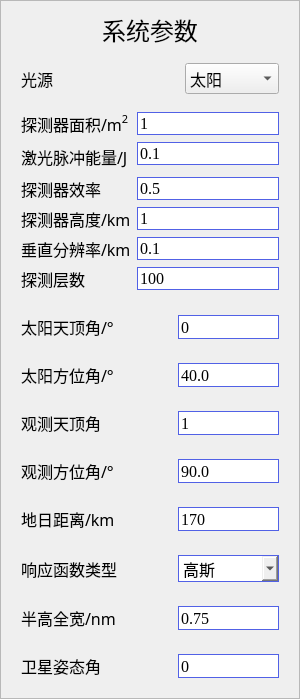
     <widget class="QFrame" name="frame_2">
      <property name="sizePolicy">
       <sizepolicy hsizetype="Expanding" vsizetype="Expanding">
        <horstretch>0</horstretch>
        <verstretch>0</verstretch>
       </sizepolicy>
      </property>
      <property name="frameShape">
       <enum>QFrame::StyledPanel</enum>
      </property>
      <property name="frameShadow">
       <enum>QFrame::Raised</enum>
      </property>
      <layout class="QVBoxLayout" name="verticalLayout_2">
       <item>
        <widget class="QLabel" name="label_2">
         <property name="sizePolicy">
          <sizepolicy hsizetype="Preferred" vsizetype="Expanding">
           <horstretch>0</horstretch>
           <verstretch>0</verstretch>
          </sizepolicy>
         </property>
         <property name="font">
          <font>
           <family>微软雅黑</family>
           <pointsize>18</pointsize>
          </font>
         </property>
         <property name="layoutDirection">
          <enum>Qt::LeftToRight</enum>
         </property>
         <property name="text">
          <string>系统参数</string>
         </property>
         <property name="alignment">
          <set>Qt::AlignCenter</set>
         </property>
        </widget>
       </item>
       <item>
        <widget class="QWidget" name="widget_25" native="true">
         <property name="sizePolicy">
          <sizepolicy hsizetype="Expanding" vsizetype="Expanding">
           <horstretch>0</horstretch>
           <verstretch>0</verstretch>
          </sizepolicy>
         </property>
         <property name="styleSheet">
          <string notr="true">border-color: rgb(170, 0, 0);</string>
         </property>
         <layout class="QVBoxLayout" name="verticalLayout_7">
          <property name="spacing">
           <number>0</number>
          </property>
          <property name="leftMargin">
           <number>0</number>
          </property>
          <property name="topMargin">
           <number>0</number>
          </property>
          <property name="rightMargin">
           <number>0</number>
          </property>
          <property name="bottomMargin">
           <number>0</number>
          </property>
          <item>
           <widget class="QWidget" name="widget_26" native="true">
            <layout class="QHBoxLayout" name="horizontalLayout_22">
             <item>
              <widget class="QLabel" name="label_105">
               <property name="sizePolicy">
                <sizepolicy hsizetype="Expanding" vsizetype="Expanding">
                 <horstretch>0</horstretch>
                 <verstretch>0</verstretch>
                </sizepolicy>
               </property>
               <property name="font">
                <font>
                 <family>微软雅黑</family>
                 <pointsize>12</pointsize>
                 <weight>50</weight>
                 <italic>false</italic>
                 <bold>false</bold>
                </font>
               </property>
               <property name="styleSheet">
                <string notr="true">color:rgb(0, 0, 0);
</string>
               </property>
               <property name="text">
                <string>光源</string>
               </property>
               <property name="textFormat">
                <enum>Qt::AutoText</enum>
               </property>
              </widget>
             </item>
             <item>
              <widget class="QComboBox" name="comboBox_6">
               <property name="font">
                <font>
                 <family>微软雅黑</family>
                 <pointsize>12</pointsize>
                </font>
               </property>
               <item>
                <property name="text">
                 <string>太阳</string>
                </property>
               </item>
               <item>
                <property name="text">
                 <string>主动光源</string>
                </property>
               </item>
              </widget>
             </item>
            </layout>
           </widget>
          </item>
          <item>
           <widget class="QWidget" name="widget_14" native="true">
            <layout class="QGridLayout" name="gridLayout_2">
             <item row="4" column="0" colspan="2">
              <widget class="QLabel" name="label_11">
               <property name="font">
                <font>
                 <family>微软雅黑</family>
                 <pointsize>12</pointsize>
                </font>
               </property>
               <property name="text">
                <string>探测器高度/km</string>
               </property>
              </widget>
             </item>
             <item row="1" column="0" rowspan="2" colspan="2">
              <widget class="QLabel" name="label_9">
               <property name="font">
                <font>
                 <family>微软雅黑</family>
                 <pointsize>12</pointsize>
                </font>
               </property>
               <property name="text">
                <string>激光脉冲能量/J</string>
               </property>
              </widget>
             </item>
             <item row="5" column="2">
              <widget class="QLineEdit" name="lineEdit_5">
               <property name="font">
                <font>
                 <family>Times New Roman</family>
                 <pointsize>12</pointsize>
                 <weight>50</weight>
                 <italic>false</italic>
                 <bold>false</bold>
                </font>
               </property>
               <property name="styleSheet">
                <string notr="true">border-style: outset; 
border-width: 1px; 
border-style:solid;
border-color: rgb(81,97,230);</string>
               </property>
               <property name="text">
                <string>0.1</string>
               </property>
              </widget>
             </item>
             <item row="6" column="2">
              <widget class="QLineEdit" name="lineEdit_6">
               <property name="font">
                <font>
                 <family>Times New Roman</family>
                 <pointsize>12</pointsize>
                 <weight>50</weight>
                 <italic>false</italic>
                 <bold>false</bold>
                </font>
               </property>
               <property name="styleSheet">
                <string notr="true">border-style: outset; 
border-width: 1px; 
border-style:solid;
border-color: rgb(81,97,230);</string>
               </property>
               <property name="text">
                <string>100</string>
               </property>
              </widget>
             </item>
             <item row="4" column="2">
              <widget class="QLineEdit" name="lineEdit_4">
               <property name="font">
                <font>
                 <family>Times New Roman</family>
                 <pointsize>12</pointsize>
                 <weight>50</weight>
                 <italic>false</italic>
                 <bold>false</bold>
                </font>
               </property>
               <property name="styleSheet">
                <string notr="true">border-style: outset; 
border-width: 1px; 
border-style:solid;
border-color: rgb(81,97,230);</string>
               </property>
               <property name="text">
                <string>1</string>
               </property>
              </widget>
             </item>
             <item row="0" column="0" colspan="2">
              <widget class="QLabel" name="label_8">
               <property name="font">
                <font>
                 <family>微软雅黑</family>
                 <pointsize>12</pointsize>
                </font>
               </property>
               <property name="text">
                <string>&lt;html&gt;&lt;head/&gt;&lt;body&gt;&lt;p&gt;探测器面积/m&lt;span style=&quot; vertical-align:super;&quot;&gt;2&lt;/span&gt;&lt;/p&gt;&lt;/body&gt;&lt;/html&gt;</string>
               </property>
              </widget>
             </item>
             <item row="1" column="2">
              <widget class="QLineEdit" name="lineEdit">
               <property name="font">
                <font>
                 <family>Times New Roman</family>
                 <pointsize>12</pointsize>
                 <weight>50</weight>
                 <italic>false</italic>
                 <bold>false</bold>
                </font>
               </property>
               <property name="styleSheet">
                <string notr="true">border-style: outset; 
border-width: 1px; 
border-style:solid;
border-color: rgb(81,97,230);</string>
               </property>
               <property name="text">
                <string>0.1</string>
               </property>
              </widget>
             </item>
             <item row="5" column="0" colspan="2">
              <widget class="QLabel" name="label_12">
               <property name="font">
                <font>
                 <family>微软雅黑</family>
                 <pointsize>12</pointsize>
                </font>
               </property>
               <property name="text">
                <string>垂直分辨率/km</string>
               </property>
              </widget>
             </item>
             <item row="6" column="0" colspan="2">
              <widget class="QLabel" name="label_13">
               <property name="font">
                <font>
                 <family>微软雅黑</family>
                 <pointsize>12</pointsize>
                </font>
               </property>
               <property name="text">
                <string>探测层数</string>
               </property>
              </widget>
             </item>
             <item row="0" column="2">
              <widget class="QLineEdit" name="lineEdit_2">
               <property name="font">
                <font>
                 <family>Times New Roman</family>
                 <pointsize>12</pointsize>
                 <weight>50</weight>
                 <italic>false</italic>
                 <bold>false</bold>
                </font>
               </property>
               <property name="styleSheet">
                <string notr="true">border-style: outset; 
border-width: 1px; 
border-style:solid;
border-color: rgb(81,97,230);</string>
               </property>
               <property name="text">
                <string>1</string>
               </property>
              </widget>
             </item>
             <item row="3" column="0">
              <widget class="QLabel" name="label_10">
               <property name="font">
                <font>
                 <family>微软雅黑</family>
                 <pointsize>12</pointsize>
                </font>
               </property>
               <property name="text">
                <string>探测器效率</string>
               </property>
              </widget>
             </item>
             <item row="3" column="2">
              <widget class="QLineEdit" name="lineEdit_3">
               <property name="font">
                <font>
                 <family>Times New Roman</family>
                 <pointsize>12</pointsize>
                 <weight>50</weight>
                 <italic>false</italic>
                 <bold>false</bold>
                </font>
               </property>
               <property name="styleSheet">
                <string notr="true">border-style: outset; 
border-width: 1px; 
border-style:solid;
border-color: rgb(81,97,230);</string>
               </property>
               <property name="text">
                <string>0.5</string>
               </property>
              </widget>
             </item>
            </layout>
           </widget>
          </item>
         </layout>
        </widget>
       </item>
       <item>
        <widget class="QWidget" name="widget_8" native="true">
         <property name="sizePolicy">
          <sizepolicy hsizetype="Expanding" vsizetype="Expanding">
           <horstretch>0</horstretch>
           <verstretch>0</verstretch>
          </sizepolicy>
         </property>
         <layout class="QHBoxLayout" name="horizontalLayout_8" stretch="3,2">
          <item>
           <widget class="QLabel" name="label_85">
            <property name="sizePolicy">
             <sizepolicy hsizetype="Expanding" vsizetype="Expanding">
              <horstretch>0</horstretch>
              <verstretch>0</verstretch>
             </sizepolicy>
            </property>
            <property name="font">
             <font>
              <family>微软雅黑</family>
              <pointsize>12</pointsize>
              <weight>50</weight>
              <italic>false</italic>
              <bold>false</bold>
             </font>
            </property>
            <property name="styleSheet">
             <string notr="true">color:rgb(0, 0, 0);
</string>
            </property>
            <property name="text">
             <string>太阳天顶角/°</string>
            </property>
            <property name="textFormat">
             <enum>Qt::AutoText</enum>
            </property>
           </widget>
          </item>
          <item>
           <widget class="QLineEdit" name="lineEdit_45">
            <property name="enabled">
             <bool>true</bool>
            </property>
            <property name="sizePolicy">
             <sizepolicy hsizetype="Expanding" vsizetype="Expanding">
              <horstretch>0</horstretch>
              <verstretch>0</verstretch>
             </sizepolicy>
            </property>
            <property name="minimumSize">
             <size>
              <width>0</width>
              <height>0</height>
             </size>
            </property>
            <property name="maximumSize">
             <size>
              <width>16777215</width>
              <height>16777215</height>
             </size>
            </property>
            <property name="font">
             <font>
              <family>Times New Roman</family>
              <pointsize>12</pointsize>
              <weight>50</weight>
              <italic>false</italic>
              <bold>false</bold>
             </font>
            </property>
            <property name="styleSheet">
             <string notr="true">border-style: outset; 
border-width: 1px; 
border-style:solid;
border-color: rgb(81,97,230);</string>
            </property>
            <property name="text">
             <string>0</string>
            </property>
           </widget>
          </item>
         </layout>
        </widget>
       </item>
       <item>
        <widget class="QWidget" name="widget_9" native="true">
         <property name="sizePolicy">
          <sizepolicy hsizetype="Expanding" vsizetype="Expanding">
           <horstretch>0</horstretch>
           <verstretch>0</verstretch>
          </sizepolicy>
         </property>
         <layout class="QHBoxLayout" name="horizontalLayout_9" stretch="3,2">
          <item>
           <widget class="QLabel" name="label_89">
            <property name="sizePolicy">
             <sizepolicy hsizetype="Expanding" vsizetype="Expanding">
              <horstretch>0</horstretch>
              <verstretch>0</verstretch>
             </sizepolicy>
            </property>
            <property name="font">
             <font>
              <family>微软雅黑</family>
              <pointsize>12</pointsize>
              <weight>50</weight>
              <italic>false</italic>
              <bold>false</bold>
             </font>
            </property>
            <property name="styleSheet">
             <string notr="true">color:rgb(0, 0, 0);
</string>
            </property>
            <property name="text">
             <string>太阳方位角/°</string>
            </property>
            <property name="textFormat">
             <enum>Qt::AutoText</enum>
            </property>
           </widget>
          </item>
          <item>
           <widget class="QLineEdit" name="lineEdit_42">
            <property name="enabled">
             <bool>true</bool>
            </property>
            <property name="sizePolicy">
             <sizepolicy hsizetype="Expanding" vsizetype="Expanding">
              <horstretch>0</horstretch>
              <verstretch>0</verstretch>
             </sizepolicy>
            </property>
            <property name="minimumSize">
             <size>
              <width>0</width>
              <height>0</height>
             </size>
            </property>
            <property name="maximumSize">
             <size>
              <width>16777215</width>
              <height>16777215</height>
             </size>
            </property>
            <property name="font">
             <font>
              <family>Times New Roman</family>
              <pointsize>12</pointsize>
             </font>
            </property>
            <property name="styleSheet">
             <string notr="true">border-style: outset; 
border-width: 1px; 
border-style:solid;
border-color: rgb(81,97,230);</string>
            </property>
            <property name="text">
             <string>40.0</string>
            </property>
           </widget>
          </item>
         </layout>
        </widget>
       </item>
       <item>
        <widget class="QWidget" name="widget_10" native="true">
         <property name="sizePolicy">
          <sizepolicy hsizetype="Expanding" vsizetype="Expanding">
           <horstretch>0</horstretch>
           <verstretch>0</verstretch>
          </sizepolicy>
         </property>
         <layout class="QHBoxLayout" name="horizontalLayout_10" stretch="3,2">
          <item>
           <widget class="QLabel" name="label_90">
            <property name="sizePolicy">
             <sizepolicy hsizetype="Expanding" vsizetype="Expanding">
              <horstretch>0</horstretch>
              <verstretch>0</verstretch>
             </sizepolicy>
            </property>
            <property name="font">
             <font>
              <family>微软雅黑</family>
              <pointsize>12</pointsize>
              <weight>50</weight>
              <italic>false</italic>
              <bold>false</bold>
             </font>
            </property>
            <property name="styleSheet">
             <string notr="true">color:rgb(0, 0, 0);
</string>
            </property>
            <property name="text">
             <string>观测天顶角</string>
            </property>
            <property name="textFormat">
             <enum>Qt::AutoText</enum>
            </property>
           </widget>
          </item>
          <item>
           <widget class="QLineEdit" name="lineEdit_44">
            <property name="enabled">
             <bool>true</bool>
            </property>
            <property name="sizePolicy">
             <sizepolicy hsizetype="Expanding" vsizetype="Expanding">
              <horstretch>0</horstretch>
              <verstretch>0</verstretch>
             </sizepolicy>
            </property>
            <property name="minimumSize">
             <size>
              <width>0</width>
              <height>0</height>
             </size>
            </property>
            <property name="maximumSize">
             <size>
              <width>16777215</width>
              <height>16777215</height>
             </size>
            </property>
            <property name="font">
             <font>
              <family>Times New Roman</family>
              <pointsize>12</pointsize>
              <weight>50</weight>
              <italic>false</italic>
              <bold>false</bold>
             </font>
            </property>
            <property name="styleSheet">
             <string notr="true">border-style: outset; 
border-width: 1px; 
border-style:solid;
border-color: rgb(81,97,230);</string>
            </property>
            <property name="text">
             <string>1</string>
            </property>
           </widget>
          </item>
         </layout>
        </widget>
       </item>
       <item>
        <widget class="QWidget" name="widget_11" native="true">
         <property name="sizePolicy">
          <sizepolicy hsizetype="Expanding" vsizetype="Expanding">
           <horstretch>0</horstretch>
           <verstretch>0</verstretch>
          </sizepolicy>
         </property>
         <layout class="QHBoxLayout" name="horizontalLayout_11" stretch="3,2">
          <item>
           <widget class="QLabel" name="label_87">
            <property name="sizePolicy">
             <sizepolicy hsizetype="Expanding" vsizetype="Expanding">
              <horstretch>0</horstretch>
              <verstretch>0</verstretch>
             </sizepolicy>
            </property>
            <property name="font">
             <font>
              <family>微软雅黑</family>
              <pointsize>12</pointsize>
              <weight>50</weight>
              <italic>false</italic>
              <bold>false</bold>
             </font>
            </property>
            <property name="styleSheet">
             <string notr="true">color:rgb(0, 0, 0);
</string>
            </property>
            <property name="text">
             <string>观测方位角/°</string>
            </property>
            <property name="textFormat">
             <enum>Qt::AutoText</enum>
            </property>
           </widget>
          </item>
          <item>
           <widget class="QLineEdit" name="lineEdit_41">
            <property name="enabled">
             <bool>true</bool>
            </property>
            <property name="sizePolicy">
             <sizepolicy hsizetype="Expanding" vsizetype="Expanding">
              <horstretch>0</horstretch>
              <verstretch>0</verstretch>
             </sizepolicy>
            </property>
            <property name="minimumSize">
             <size>
              <width>0</width>
              <height>0</height>
             </size>
            </property>
            <property name="maximumSize">
             <size>
              <width>16777215</width>
              <height>16777215</height>
             </size>
            </property>
            <property name="font">
             <font>
              <family>Times New Roman</family>
              <pointsize>12</pointsize>
              <weight>50</weight>
              <italic>false</italic>
              <bold>false</bold>
             </font>
            </property>
            <property name="styleSheet">
             <string notr="true">border-style: outset; 
border-width: 1px; 
border-style:solid;
border-color: rgb(81,97,230);</string>
            </property>
            <property name="text">
             <string>90.0</string>
            </property>
           </widget>
          </item>
         </layout>
        </widget>
       </item>
       <item>
        <widget class="QWidget" name="widget_12" native="true">
         <property name="sizePolicy">
          <sizepolicy hsizetype="Expanding" vsizetype="Expanding">
           <horstretch>0</horstretch>
           <verstretch>0</verstretch>
          </sizepolicy>
         </property>
         <layout class="QHBoxLayout" name="horizontalLayout_12" stretch="3,2">
          <item>
           <widget class="QLabel" name="label_88">
            <property name="sizePolicy">
             <sizepolicy hsizetype="Expanding" vsizetype="Expanding">
              <horstretch>0</horstretch>
              <verstretch>0</verstretch>
             </sizepolicy>
            </property>
            <property name="font">
             <font>
              <family>微软雅黑</family>
              <pointsize>12</pointsize>
              <weight>50</weight>
              <italic>false</italic>
              <bold>false</bold>
             </font>
            </property>
            <property name="styleSheet">
             <string notr="true">color:rgb(0, 0, 0);
</string>
            </property>
            <property name="text">
             <string>地日距离/km</string>
            </property>
            <property name="textFormat">
             <enum>Qt::AutoText</enum>
            </property>
           </widget>
          </item>
          <item>
           <widget class="QLineEdit" name="lineEdit_43">
            <property name="enabled">
             <bool>true</bool>
            </property>
            <property name="sizePolicy">
             <sizepolicy hsizetype="Expanding" vsizetype="Expanding">
              <horstretch>0</horstretch>
              <verstretch>0</verstretch>
             </sizepolicy>
            </property>
            <property name="minimumSize">
             <size>
              <width>0</width>
              <height>0</height>
             </size>
            </property>
            <property name="maximumSize">
             <size>
              <width>16777215</width>
              <height>16777215</height>
             </size>
            </property>
            <property name="font">
             <font>
              <family>Times New Roman</family>
              <pointsize>12</pointsize>
              <weight>50</weight>
              <italic>false</italic>
              <bold>false</bold>
             </font>
            </property>
            <property name="styleSheet">
             <string notr="true">border-style: outset; 
border-width: 1px; 
border-style:solid;
border-color: rgb(81,97,230);</string>
            </property>
            <property name="text">
             <string>170</string>
            </property>
           </widget>
          </item>
         </layout>
        </widget>
       </item>
       <item>
        <widget class="QWidget" name="widget_13" native="true">
         <property name="sizePolicy">
          <sizepolicy hsizetype="Expanding" vsizetype="Expanding">
           <horstretch>0</horstretch>
           <verstretch>0</verstretch>
          </sizepolicy>
         </property>
         <layout class="QHBoxLayout" name="horizontalLayout_13" stretch="3,2">
          <item>
           <widget class="QLabel" name="label_102">
            <property name="sizePolicy">
             <sizepolicy hsizetype="Expanding" vsizetype="Expanding">
              <horstretch>0</horstretch>
              <verstretch>0</verstretch>
             </sizepolicy>
            </property>
            <property name="font">
             <font>
              <family>微软雅黑</family>
              <pointsize>12</pointsize>
              <weight>50</weight>
              <italic>false</italic>
              <bold>false</bold>
             </font>
            </property>
            <property name="styleSheet">
             <string notr="true">color:rgb(0, 0, 0);
</string>
            </property>
            <property name="text">
             <string>响应函数类型</string>
            </property>
            <property name="textFormat">
             <enum>Qt::AutoText</enum>
            </property>
           </widget>
          </item>
          <item>
           <widget class="QComboBox" name="comboBox_4">
            <property name="sizePolicy">
             <sizepolicy hsizetype="Expanding" vsizetype="Expanding">
              <horstretch>0</horstretch>
              <verstretch>0</verstretch>
             </sizepolicy>
            </property>
            <property name="minimumSize">
             <size>
              <width>0</width>
              <height>0</height>
             </size>
            </property>
            <property name="maximumSize">
             <size>
              <width>16777215</width>
              <height>16777215</height>
             </size>
            </property>
            <property name="font">
             <font>
              <family>微软雅黑</family>
              <pointsize>12</pointsize>
             </font>
            </property>
            <property name="styleSheet">
             <string notr="true">border-style: outset; 
border-width: 1px; 
border-style:solid;
border-color: rgb(81,97,230);</string>
            </property>
            <item>
             <property name="text">
              <string>高斯</string>
             </property>
            </item>
            <item>
             <property name="text">
              <string>三角</string>
             </property>
            </item>
            <item>
             <property name="text">
              <string>矩形</string>
             </property>
            </item>
           </widget>
          </item>
         </layout>
        </widget>
       </item>
       <item>
        <widget class="QWidget" name="widget_15" native="true">
         <property name="sizePolicy">
          <sizepolicy hsizetype="Expanding" vsizetype="Expanding">
           <horstretch>0</horstretch>
           <verstretch>0</verstretch>
          </sizepolicy>
         </property>
         <layout class="QHBoxLayout" name="horizontalLayout_14" stretch="3,2">
          <item>
           <widget class="QLabel" name="label_103">
            <property name="sizePolicy">
             <sizepolicy hsizetype="Expanding" vsizetype="Expanding">
              <horstretch>0</horstretch>
              <verstretch>0</verstretch>
             </sizepolicy>
            </property>
            <property name="font">
             <font>
              <family>微软雅黑</family>
              <pointsize>12</pointsize>
              <weight>50</weight>
              <italic>false</italic>
              <bold>false</bold>
             </font>
            </property>
            <property name="styleSheet">
             <string notr="true">color:rgb(0, 0, 0);
</string>
            </property>
            <property name="text">
             <string>半高全宽/nm</string>
            </property>
            <property name="textFormat">
             <enum>Qt::AutoText</enum>
            </property>
           </widget>
          </item>
          <item>
           <widget class="QLineEdit" name="lineEdit_54">
            <property name="enabled">
             <bool>true</bool>
            </property>
            <property name="sizePolicy">
             <sizepolicy hsizetype="Expanding" vsizetype="Expanding">
              <horstretch>0</horstretch>
              <verstretch>0</verstretch>
             </sizepolicy>
            </property>
            <property name="minimumSize">
             <size>
              <width>0</width>
              <height>0</height>
             </size>
            </property>
            <property name="maximumSize">
             <size>
              <width>16777215</width>
              <height>16777215</height>
             </size>
            </property>
            <property name="font">
             <font>
              <family>Times New Roman</family>
              <pointsize>12</pointsize>
              <weight>50</weight>
              <italic>false</italic>
              <bold>false</bold>
             </font>
            </property>
            <property name="styleSheet">
             <string notr="true">border-style: outset; 
border-width: 1px; 
border-style:solid;
border-color: rgb(81,97,230);</string>
            </property>
            <property name="text">
             <string>0.75</string>
            </property>
           </widget>
          </item>
         </layout>
        </widget>
       </item>
       <item>
        <widget class="QWidget" name="widget_24" native="true">
         <property name="sizePolicy">
          <sizepolicy hsizetype="Expanding" vsizetype="Expanding">
           <horstretch>0</horstretch>
           <verstretch>0</verstretch>
          </sizepolicy>
         </property>
         <layout class="QHBoxLayout" name="horizontalLayout_25" stretch="3,2">
          <item>
           <widget class="QLabel" name="label_104">
            <property name="sizePolicy">
             <sizepolicy hsizetype="Expanding" vsizetype="Expanding">
              <horstretch>0</horstretch>
              <verstretch>0</verstretch>
             </sizepolicy>
            </property>
            <property name="font">
             <font>
              <family>微软雅黑</family>
              <pointsize>12</pointsize>
              <weight>50</weight>
              <italic>false</italic>
              <bold>false</bold>
             </font>
            </property>
            <property name="styleSheet">
             <string notr="true">color:rgb(0, 0, 0);
</string>
            </property>
            <property name="text">
             <string>卫星姿态角</string>
            </property>
            <property name="textFormat">
             <enum>Qt::AutoText</enum>
            </property>
           </widget>
          </item>
          <item>
           <widget class="QLineEdit" name="lineEdit_56">
            <property name="enabled">
             <bool>true</bool>
            </property>
            <property name="sizePolicy">
             <sizepolicy hsizetype="Expanding" vsizetype="Expanding">
              <horstretch>0</horstretch>
              <verstretch>0</verstretch>
             </sizepolicy>
            </property>
            <property name="minimumSize">
             <size>
              <width>0</width>
              <height>0</height>
             </size>
            </property>
            <property name="maximumSize">
             <size>
              <width>16777215</width>
              <height>16777215</height>
             </size>
            </property>
            <property name="font">
             <font>
              <family>Times New Roman</family>
              <pointsize>12</pointsize>
              <weight>50</weight>
              <italic>false</italic>
              <bold>false</bold>
             </font>
            </property>
            <property name="styleSheet">
             <string notr="true">border-style: outset; 
border-width: 1px; 
border-style:solid;
border-color: rgb(81,97,230);</string>
            </property>
            <property name="text">
             <string>0</string>
            </property>
           </widget>
          </item>
         </layout>
        </widget>
       </item>
      </layout>
     </widget>
